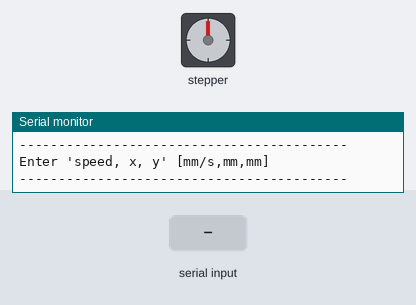
Recording of a sketch running on a simulated Arduino Uno, built with avr-gcc and run on an emulated ATmega328P. On the bench: stepper motor, the last lines printed to the serial monitor. The test bench sets the inputs (shaded band). Stepper angles assume 200 steps per turn.

Above: at 1.2 s.
1.3 s: "90,45,200\n" received over Serial
At 3.48 s:
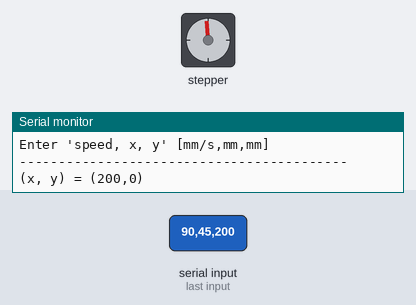
At 4.09 s:
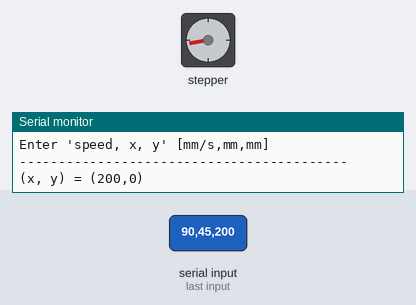
7.0 s: "30,150,10\n" received over Serial
At 9.18 s:
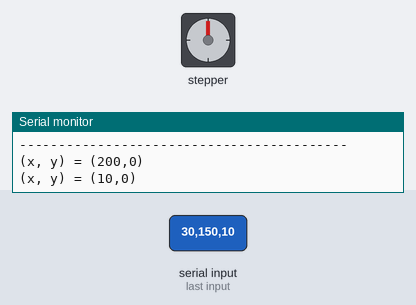
Timing chart, 0 to 16.9 s (numbered marks = the images above; inputs shaded):
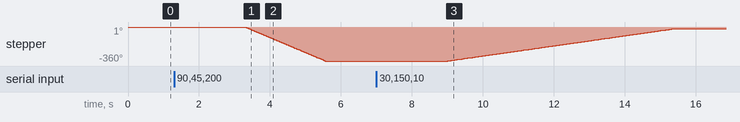

Measured:
- after the input at 1.3 s, stepper: turns 360° counter-clockwise in 2.3 s, starting after 2.0 s
- after the input at 7.0 s, stepper: turns 342° clockwise in 6.3 s, starting after 2.0 s

The sketch:

motinostage_2d.ino
```cpp
#include <AccelStepper.h>
#include <MultiStepper.h>

// Function: Print Position (Inline Function)
// Description: Print the Input Coordinate
// Input: x coordinate (int), y coordinate (int)
// Output: N/A
inline void printPosition(int x, int y) {
    char msg[20];
    sprintf(msg, "(x, y) = (%d,%d)", x, y);
    Serial.println(msg);
}

// Initialize the two steppers
const int xPulPin = 6;
const int xDirPin = 7;
const int yPulPin = 4;
const int yDirPin = 5;
AccelStepper xStepper(AccelStepper::DRIVER, xPulPin, xDirPin);
AccelStepper yStepper(AccelStepper::DRIVER, yPulPin, yDirPin);

// Create a MultiStepper Group
MultiStepper steppers;

// Record coordinate
long positions[2] = {0,0};

// Record Speed
float speed = 0;

void setup() {
    // Initialize the Serial Port
    Serial.begin(9600);

    // Add the two steppers to the MultiStpper Group to manage
    steppers.addStepper(xStepper);
    steppers.addStepper(yStepper);

    Serial.println("------------------------------------------");
    Serial.println("Enter 'speed, x, y' [mm/s,mm,mm]");
    Serial.println("------------------------------------------");
}

void loop() {
  while (Serial.available() > 0) {
    // Parse the user input coordinate
    speed = Serial.parseFloat();
    positions[0] = round(Serial.parseFloat());
    positions[1] = round(Serial.parseFloat());

    // Print the User Input
    printPosition(positions[0], positions[1]);

    // Configure each stepper
    xStepper.setMaxSpeed(round(speed));
    yStepper.setMaxSpeed(round(speed));

    // Set the destinations for the steppers
    positions[0] *= -1;
    steppers.moveTo(positions);

    // Blocks until all are in position
    steppers.runSpeedToPosition();

    // Delay to stablize
    delay(1000);
  }
}
```
